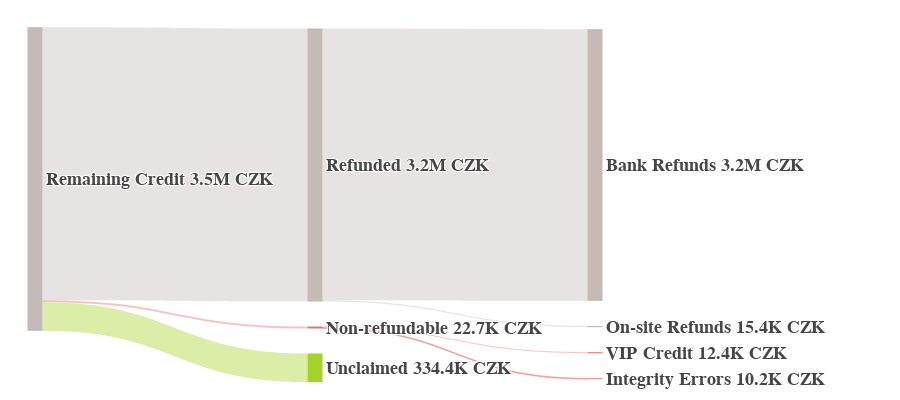

Here is the notebook cell this chart was saved with:
### Code cell
import plotly.graph_objects as go
from dashboard_app._chart_utils import SankeyDiagram


def format_value(value, show_percentage=False, total=None, group_total=None):
	"""Format values with simplified formatting to match thesis"""
	val_str = format_price_short(value)

	if show_percentage:
		percentage = value / (total or group_total) * 100
		val_str = f'{val_str} ({format_percent(percentage)})'

	return val_str


# Create Sankey diagram
sankey = SankeyDiagram()

# Data preparation
remaining_amount = 353602800
refunded_amount = 317894600
non_refundable = 2265100
unclaimed = 33443100

# Add nodes (x,y will be overridden later)
sankey.add_node(
	'remaining',
	f'Remaining Credit {format_value(remaining_amount)}',
	0, 0, 'stone'
)

sankey.add_node(
	'refunded',
	f'Refunded {format_value(refunded_amount, False, remaining_amount)}',
	0, 0, 'stone'
)

sankey.add_node(
	'non_refundable',
	f'Non-refundable {format_value(non_refundable, False, remaining_amount)}',
	0, 0, 'crimson'
)

sankey.add_node(
	'unclaimed',
	f'Unclaimed {format_value(unclaimed, False, remaining_amount)}',
	0, 0, 'lime'
)

sankey.add_node(
	'bank',
	f'Bank Refunds {format_value(316356700, False, group_total=refunded_amount)}',
	0, 0, 'stone'
)

sankey.add_node(
	'pos',
	f'On-site Refunds {format_value(1537900, False, group_total=refunded_amount)}',
	0, 0, 'stone'
)

sankey.add_node(
	'vip',
	f'VIP Credit {format_value(1240500, False, group_total=non_refundable)}',
	0, 0, 'crimson'
)

sankey.add_node(
	'integrity',
	f'Integrity Errors {format_value(1024600, False, group_total=non_refundable)}',
	0, 0, 'crimson'
)

# Add invisible target nodes for final layer
sankey.add_node(
	'bank_end',
	'',  # Empty label
	0, 0, 'white'  # White color makes it invisible
)

sankey.add_node(
	'pos_end',
	'',
	0, 0, 'white'
)

sankey.add_node(
	'vip_end',
	'',
	0, 0, 'white'
)

sankey.add_node(
	'integrity_end',
	'',
	0, 0, 'white'
)

# Add flows
sankey.add_flow('remaining', 'refunded', refunded_amount, 'stone')
sankey.add_flow('remaining', 'non_refundable', non_refundable, 'crimson')
sankey.add_flow('remaining', 'unclaimed', unclaimed, 'lime')

sankey.add_flow('refunded', 'bank', 316356700, 'stone')
sankey.add_flow('refunded', 'pos', 1537900, 'stone')
sankey.add_flow('non_refundable', 'vip', 1240500, 'crimson')
sankey.add_flow('non_refundable', 'integrity', 1024600, 'crimson')

# Add tiny flows to invisible nodes
sankey.add_flow('bank', 'bank_end', 1, 'white')
sankey.add_flow('pos', 'pos_end', 1, 'white')
sankey.add_flow('vip', 'vip_end', 1, 'white')
sankey.add_flow('integrity', 'integrity_end', 1, 'white')

# Get the plotly dict and override positioning
plotly_dict = sankey.to_plotly()
node_dict = plotly_dict['node']

# Update node positions to move final stage more to the right
# Update node positions
node_dict.update(
	{
		'x': [
			0.05,  # Remaining Credit (moved left from 0.1)
			0.45,  # Refunded
			0.45,  # Non-refundable
			0.45,  # Unclaimed
			0.85,  # Bank Refunds
			0.85,  # On-site Refunds
			0.85,  # VIP Credit
			0.85,  # Integrity Errors
			1.0,  # Bank end (invisible)
			1.0,  # POS end (invisible)
			1.0,  # VIP end (invisible)
			1.0  # Integrity end (invisible)
		],
		'y': [
			0.44,  # Remaining Credit
			0.4,  # Refunded
			0.6,  # Non-refundable
			0.7,  # Unclaimed
			0.4,  # Bank Refunds
			0.5,  # On-site Refunds
			0.7,  # VIP Credit
			0.7,  # Integrity Errors
			0.75,  # Bank end
			0.75,  # POS end
			0.75,  # VIP end
			0.75  # Integrity end
		],
		'pad': 25,
		'thickness': 15,
		'line': { 'color': "black", 'width': 0 }
	}
)

# Create figure with updated font and positioning
fig = go.Figure(
	data=[go.Sankey(
		arrangement="snap",
		node=node_dict,
		link={
			**plotly_dict['link'],
			'color': [*[c for c in plotly_dict['link']['color'][:-4]],
			          *['rgba(255,255,255,0)'] * 4]  # Make last 4 flows invisible
		},
		textfont={
			"size": 18,
			"family": "serif"
		}
	)]
)

scale = 1
# Update layout with consistent font
fig.update_layout(
	font=dict(
		size=24 * scale,
		family="serif",
		weight="bold",
		color=get_chart_color('text'),
	),
	paper_bgcolor='white',
	plot_bgcolor='white',
	width=900,
	height=400,
	# Increase right margin to accommodate labels
	margin=dict(t=25, l=0, r=200, b=25),
	annotations=[
		# dict(
		# 	x=0.5,
		# 	y=-0.3,
		# 	xref='paper',
		# 	yref='paper',
		# 	text='Note: Percentages in groups are relative to Remaining Credit,<br>while percentages in detail nodes are relative to their respective group totals',
		# 	showarrow=False,
		# 	font=dict(size=18, family="\"Computer Modern Sans\", serif"),
		# 	align='center'
		# )
	]
)

# Save with high quality
# fig.write_image("credit_flow_thesis.pdf", scale=4)
# fig.write_image("credit_flow_thesis.png", scale=4, width=2400, height=1400)
# fig.write_html("credit_flow_thesis.html")
fig.write_image(get_charts_dir("rq3-remaining-balances.png"), scale=4, width=900, height=400)
fig.show()

### Figure 1 — Plotly figure (JSON) as saved in the notebook; plotly's stock layout.template omitted (floating-point values rounded to 4 significant figures)
{"data": [{"arrangement": "snap", "link": {"color": ["rgba(186, 176, 172, 0.35)", "rgba(225, 87, 89, 0.35)", "rgba(151, 204, 4, 0.35)", "rgba(186, 176, 172, 0.35)", "rgba(186, 176, 172, 0.35)", "rgba(225, 87, 89, 0.35)", "rgba(225, 87, 89, 0.35)", "rgba(255,255,255,0)", "rgba(255,255,255,0)", "rgba(255,255,255,0)", "rgba(255,255,255,0)"], "source": [0, 0, 0, 1, 1, 2, 2, 4, 5, 6, 7], "target": [1, 2, 3, 4, 5, 6, 7, 8, 9, 10, 11], "value": [317894600, 2265100, 33443100, 316356700, 1537900, 1240500, 1024600, 1, 1, 1, 1]}, "node": {"color": ["rgba(186, 176, 172, 0.85)", "rgba(186, 176, 172, 0.85)", "rgba(225, 87, 89, 0.85)", "rgba(151, 204, 4, 0.85)", "rgba(186, 176, 172, 0.85)", "rgba(186, 176, 172, 0.85)", "rgba(225, 87, 89, 0.85)", "rgba(225, 87, 89, 0.85)", "rgba(255, 255, 255, 0.85)", "rgba(255, 255, 255, 0.85)", "rgba(255, 255, 255, 0.85)", "rgba(255, 255, 255, 0.85)"], "label": ["Remaining Credit 3.5M CZK", "Refunded 3.2M CZK", "Non-refundable 22.7K CZK", "Unclaimed 334.4K CZK", "Bank Refunds 3.2M CZK", "On-site Refunds 15.4K CZK", "VIP Credit 12.4K CZK", "Integrity Errors 10.2K CZK", "", "", "", ""], "line": {"color": "black", "width": 0}, "pad": 25, "thickness": 15, "x": [0.05, 0.45, 0.45, 0.45, 0.85, 0.85, 0.85, 0.85, 1.0, 1.0, 1.0, 1.0], "y": [0.44, 0.4, 0.6, 0.7, 0.4, 0.5, 0.7, 0.7, 0.75, 0.75, 0.75, 0.75]}, "textfont": {"family": "serif", "size": 18}, "type": "sankey"}], "layout": {"font": {"size": 24, "family": "serif", "weight": "bold", "color": "#474647"}, "margin": {"t": 25, "l": 0, "r": 200, "b": 25}, "paper_bgcolor": "white", "plot_bgcolor": "white", "width": 900, "height": 400}}
